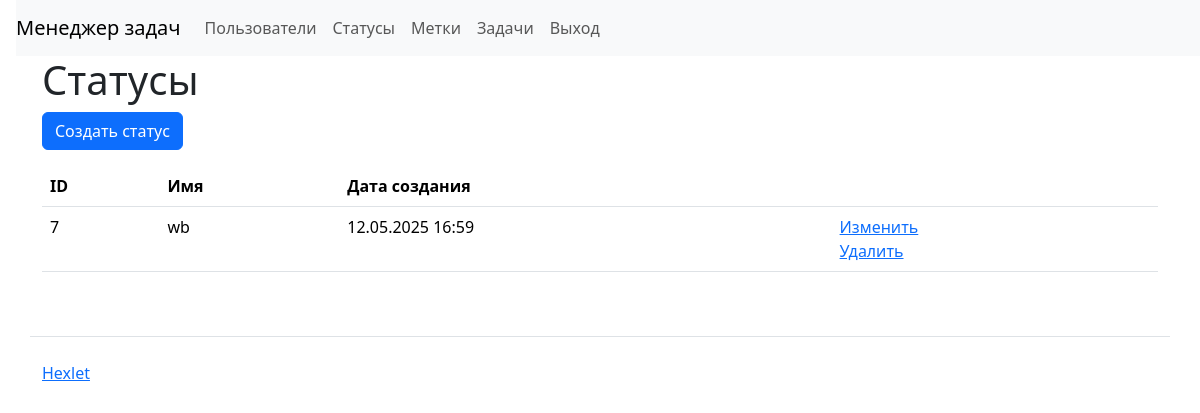
The app's page /statuses/, older data.
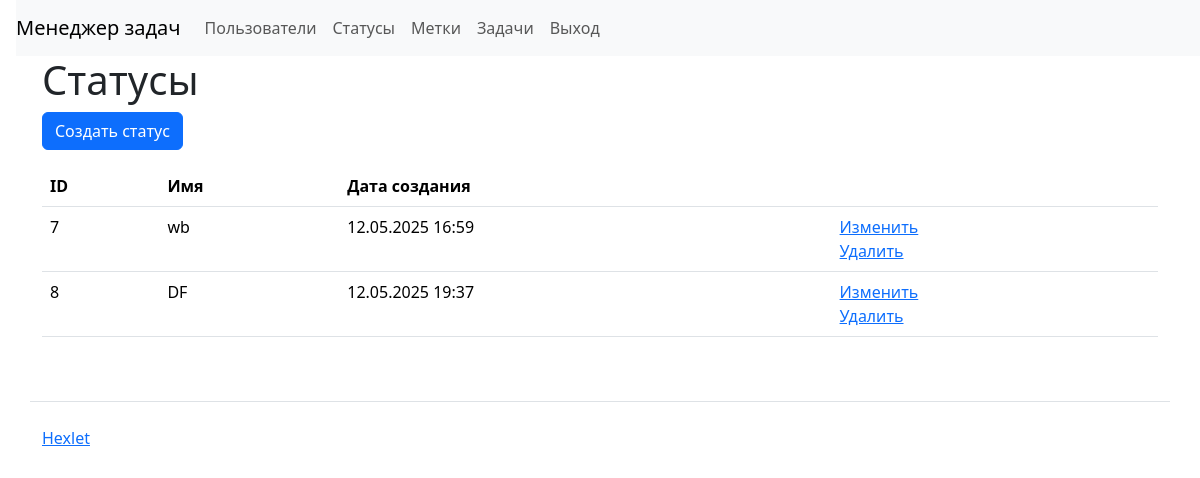
The same page, newer data.
### my_task_manager/models.py (models this page shows, shortened)
class Status(models.Model):
    name = models.CharField(max_length=100)
    created_at = models.DateTimeField(auto_now_add=True)
    description = models.TextField(blank=True)
    class Meta:
        app_label = 'my_task_manager'

### my_task_manager/views.py (the view)
# urls.py: path('statuses/', views.status_list, name='status_list'),
def status_list(request):
    statuses = Status.objects.all()
    return render(request, 'status_list.html', {'statuses': statuses})

### templates/status_list.html (shortened to what this page needs)
{% extends "login_index.html" %}
{% load crispy_forms_tags %}
{% block content %}
<div class="container">
    <h1>Статусы</h1>
    <a href="{% url 'create_status' %}" class="btn btn-primary mb-3">Создать статус</a>
    {% if statuses %}
        <table class="table">
            <thead>
                <tr>
                    <th>ID</th>
                    <th>Имя</th>
                    <th>Дата создания</th>
                    <th></th>
                </tr>
            </thead>
            <tbody>
                {% for status in statuses %}
                <tr>
                    <td>{{ status.id }}</td>
                    <td class="name-column">{{ status.name }}</td>
                    <td>{{ status.created_at|date:"d.m.Y H:i" }}</td>
                    <td class="actions-column">
                        <div>
                            <a href="{% url 'update_status' status.id%}" class="link-primary">Изменить</a>
                        </div>
                        <div>
                            <a href="{% url 'delete_status' status.id %}" class="link-primary">Удалить</a>
                        </div>
                    </td>
                </tr>
                {% endfor %}
            </tbody>
        </table>
    {% else %}
        <p>Нет доступных статусов.</p>
    {% endif %}
</div>
{% endblock %}

Row changes from the older to the newer data that the page shows:
added Status: id "8", name "DF", created_at "12.05.2025 19:37"
